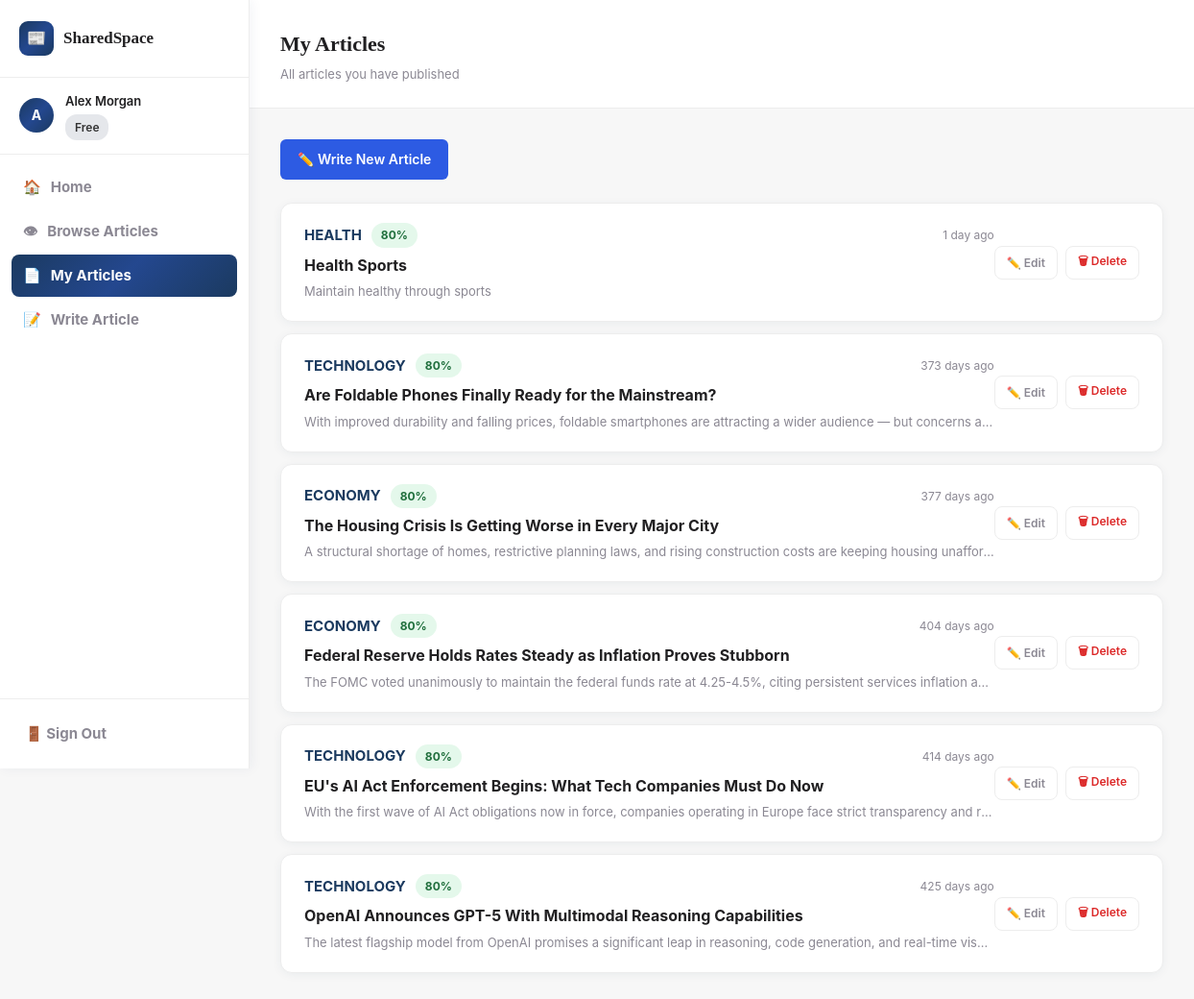
The page /pages/my-articles.php (signed in) on the database its author committed.
### tables this page shows
CREATE TABLE `users` (
  `id` int(11) NOT NULL,
  `email` varchar(255) NOT NULL,
  `password` varchar(255) NOT NULL,
  `full_name` varchar(255) DEFAULT NULL,
  `bio` text DEFAULT NULL,
  `avatar_url` text DEFAULT NULL,
  `role` enum('free','premium','category_admin','system_admin','ai_trainer') NOT NULL DEFAULT 'free',
  `is_premium` tinyint(1) NOT NULL DEFAULT 0,
  `is_suspended` tinyint(1) NOT NULL DEFAULT 0,
  `created_at` datetime NOT NULL DEFAULT current_timestamp(),
  `updated_at` datetime NOT NULL DEFAULT current_timestamp() ON UPDATE current_timestamp(),
  `email_verified` tinyint(1) DEFAULT 0,
  `verification_token` varchar(255) DEFAULT NULL,
  `last_verification_email` datetime DEFAULT NULL
);

CREATE TABLE `articles` (
  `id` int(11) NOT NULL,
  `title` varchar(500) NOT NULL,
  `excerpt` text NOT NULL,
  `content` longtext NOT NULL,
  `author_id` int(11) NOT NULL,
  `category_id` int(11) NOT NULL,
  `trust_score` tinyint(4) NOT NULL DEFAULT 80,
  `has_media` tinyint(1) NOT NULL DEFAULT 0,
  `image_path` varchar(255) DEFAULT NULL,
  `is_premium_only` tinyint(1) NOT NULL DEFAULT 0,
  `published_at` datetime NOT NULL DEFAULT current_timestamp(),
  `created_at` datetime NOT NULL DEFAULT current_timestamp(),
  `updated_at` datetime NOT NULL DEFAULT current_timestamp() ON UPDATE current_timestamp()
);

CREATE TABLE `categories` (
  `id` int(11) NOT NULL,
  `name` varchar(100) NOT NULL,
  `description` text DEFAULT NULL,
  `admin_user_id` int(11) DEFAULT NULL,
  `created_at` datetime NOT NULL DEFAULT current_timestamp()
);

### includes/entities/User.php (called while the page is built, shortened)
<?php
class User {
    public string $fullName;
    public function __construct(array $row) {
        $this->id          = (int)$row['id'];
        $this->fullName    = $row['full_name'] ?? '';
        $this->role        = $row['role']       ?? 'free';
    }
    public function initial(): string {
        return strtoupper(mb_substr($this->fullName, 0, 1)) ?: '?';
    }
}

### includes/db.php (called while the page is built, shortened)
<?php
class DB {
    private static ?PDO $pdo = null;
    public static function get(): PDO {
        if (self::$pdo === null) {
            $dsn = sprintf('mysql:host=%s;port=%s;dbname=%s;charset=utf8mb4',
                DB_HOST, DB_PORT, DB_NAME);
            self::$pdo = new PDO($dsn, DB_USER, DB_PASS, [
                PDO::ATTR_ERRMODE            => PDO::ERRMODE_EXCEPTION,
                PDO::ATTR_DEFAULT_FETCH_MODE => PDO::FETCH_ASSOC,
                PDO::ATTR_EMULATE_PREPARES   => false,
            ]);
        }
        return self::$pdo;
    }
    public static function query(string $sql, array $params = []): array {
        $stmt = self::get()->prepare($sql);
        $stmt->execute($params);
        return $stmt->fetchAll();
    }
    public static function first(string $sql, array $params = []): ?array {
        $rows = self::query($sql, $params);
        return $rows[0] ?? null;
    }
}

### includes/controllers/AuthController.php (called while the page is built, shortened)
<?php
require_once __DIR__ . '/../entities/User.php';
class AuthController {
    public function currentUser(): ?User {
        static $cache = [];
        $id = $_SESSION['user_id'];
        if (!isset($cache[$id])) {
            $row        = DB::first('SELECT * FROM users WHERE id = ?', [$id]);
            $cache[$id] = $row ? new User($row) : null;
        }
        return $cache[$id];
    }
}

### includes/controllers/ArticleController.php (called while the page is built, shortened)
<?php
require_once __DIR__ . '/../entities/Article.php';
class ArticleController {
    public function getByAuthor(int $authorId): array {
        $rows = DB::query(
            'SELECT a.*, u.full_name AS author_name, c.name AS category_name
             FROM articles a
             JOIN users u ON u.id = a.author_id
             JOIN categories c ON c.id = a.category_id
             WHERE a.author_id = ?
             ORDER BY a.published_at DESC',
            [$authorId]
        );
        return array_map(fn($r) => new Article($r), $rows);
    }
 }

### includes/entities/Article.php (called while the page is built, shortened)
<?php
class Article {
    public function __construct(array $row) {
        $this->id            = (int)$row['id'];
        $this->title         = $row['title'];
        $this->excerpt       = $row['excerpt'];
        $this->categoryName  = $row['category_name'] ?? '';
        $this->trustScore    = (int)$row['trust_score'];
        $this->publishedAt   = $row['published_at'] ?? '';
    }
}

### pages/my-articles.php (the view, shortened to what this page needs)
<?php
require_once __DIR__ . '/../includes/layout.php';
require_once __DIR__ . '/../includes/controllers/AuthController.php';
require_once __DIR__ . '/../includes/controllers/ArticleController.php';
$auth        = new AuthController();
$articleCtrl = new ArticleController();
$auth->requireAuth();
$user = $auth->currentUser();
$articles = $articleCtrl->getByAuthor($user->id);
page_head('My Articles');
?>
<div class="dashboard-layout">
<?php sidebar($user); ?>
<main>
<?php dash_header('My Articles', 'All articles you have published'); ?>
<div class="page-content">
    <div class="flex gap-2 mb-6">
        <a href="/pages/write.php" class="btn btn-primary">✏️ Write New Article</a>
    </div>
    <?php if (empty($articles)): ?>
        <div class="card" style="text-align:center;padding:48px 32px">
            <div style="font-size:48px;margin-bottom:16px">📝</div>
            <h3 style="font-size:18px;font-weight:700;margin-bottom:8px">No articles yet</h3>
            <p class="text-muted" style="margin-bottom:24px">You haven't published anything yet. Write your first article!</p>
            <a href="/pages/write.php" class="btn btn-primary">Write Article</a>
        </div>
    <?php else: ?>
        <div style="display:flex;flex-direction:column;gap:12px">
        <?php foreach ($articles as $article): ?>
            <div class="card" style="padding:20px 24px">
                <div class="flex items-center gap-4">
                    <div style="flex:1;min-width:0">
                        <div style="display:flex;align-items:center;gap:10px;margin-bottom:6px">
                            <span class="category-tag"><?= htmlspecialchars($article->categoryName) ?></span>
                            <?= trust_badge($article->trustScore) ?>
                            <span class="text-muted" style="font-size:12px;margin-left:auto"><?= relative_time($article->publishedAt) ?></span>
                        </div>
                        <h3 style="font-size:16px;font-weight:700;margin-bottom:4px;white-space:nowrap;overflow:hidden;text-overflow:ellipsis">
                            <a href="/pages/article.php?id=<?= $article->id ?>" style="color:inherit;text-decoration:none">
                                <?= htmlspecialchars($article->title) ?>
                            </a>
                        </h3>
                        <p class="text-muted" style="font-size:13px;white-space:nowrap;overflow:hidden;text-overflow:ellipsis">
                            <?= htmlspecialchars(mb_substr($article->excerpt, 0, 120)) ?>
                        </p>
                    </div>
                    <div class="flex gap-2" style="flex-shrink:0">
                        <a href="/pages/write.php?id=<?= $article->id ?>"
                           class="btn btn-ghost btn-sm">✏️ Edit</a>
                        <form method="POST" style="margin:0">
                            <button type="submit" class="btn btn-ghost btn-sm"
                                style="color:var(--danger, #e53e3e)"
                                onclick="return confirm('Delete \'<?= htmlspecialchars(addslashes($article->title)) ?>\'? This cannot be undone.')">
                                🗑 Delete
                            </button>
                        </form>
                    </div>
                </div>
            </div>
        <?php endforeach; ?>
        </div>
    <?php endif; ?>
</div>
</main>
</div>
<?php page_foot(); ?>

### includes/layout.php (shortened to what this page needs)
<?php
require_once __DIR__ . '/controllers/AuthController.php';
require_once __DIR__ . '/controllers/ArticleController.php';
function page_head(string $title): void { ?>
<!DOCTYPE html>
<html lang="en">
<head>
    <link rel="stylesheet" href="/public/css/app.css" />
</head>
<body>
<?php }
function page_foot(): void { ?>
</body>
</html>
<?php }
function sidebar(User $user): void {
    $path  = parse_url($_SERVER['REQUEST_URI'], PHP_URL_PATH);
    $links = [
        ['href' => '/dashboard.php',         'icon' => '🏠', 'label' => 'Home'],
        ['href' => '/pages/browse.php',      'icon' => '👁', 'label' => 'Browse Articles'],
        ['href' => '/pages/my-articles.php', 'icon' => '📄', 'label' => 'My Articles'],
        ['href' => '/pages/write.php',       'icon' => '📝', 'label' => 'Write Article'],
    ];
    ?>
<aside class="sidebar">
    <div class="sidebar-logo">
        <a href="/dashboard.php" class="logo-link">
            <div class="logo-icon">📰</div>
            <span class="logo-text">SharedSpace</span>
        </a>
    </div>
    <div class="sidebar-user">
        <div class="user-avatar"><?= htmlspecialchars($user->initial()) ?></div>
        <div class="user-info">
            <p class="user-name"><?= htmlspecialchars($user->fullName) ?></p>
             <?php if ($user->role === 'premium'): ?>
                <span class="role-badge premium">Premium</span>
            <?php else: ?>
            <span class="role-badge free">Free</span>
             <?php endif; ?>
        </div>
    </div>
    <nav class="sidebar-nav">
        <ul>
        <?php foreach ($links as $link): ?>
            <li>
                <a href="<?= $link['href'] ?>"
                   class="nav-link <?= $path === $link['href'] ? 'active' : '' ?>">
                    <span><?= $link['icon'] ?></span>
                    <?= htmlspecialchars($link['label']) ?>
                </a>
            </li>
        <?php endforeach; ?>
        </ul>
    </nav>
    <div class="sidebar-footer">
        <a href="/logout.php" class="nav-link logout">🚪 Sign Out</a>
    </div>
</aside>
<?php }
function dash_header(string $title, string $subtitle = ''): void { ?>
<header class="dash-header">
    <div>
        <h1 class="dash-title"><?= htmlspecialchars($title) ?></h1>
        <?php if ($subtitle): ?>
        <p class="dash-subtitle"><?= htmlspecialchars($subtitle) ?></p>
        <?php endif; ?>
    </div>
</header>
<?php }
    if ($err): ?><div class="alert alert-error"><?= htmlspecialchars($err) ?></div><?php endif;
    if ($ok):  ?><div class="alert alert-success"><?= htmlspecialchars($ok) ?></div><?php endif;
function trust_badge(int $score): string {
    $cls = $score >= 80 ? 'high' : ($score >= 60 ? 'mid' : 'low');
    return "<span class=\"trust-badge trust-{$cls}\">{$score}%</span>";
}
function relative_time(string $dateStr): string {
    $diff  = time() - strtotime($dateStr);
    $hours = (int)($diff / 3600);
    $days = (int)($hours / 24);
    return $days . ' day' . ($days > 1 ? 's' : '') . ' ago';
}
?>

### rows shown on the page
users: full_name "A", full_name "Alex Morgan"
articles: category.name "HEALTH", trust_score "80", published_at "1 day ago", title "Health Sports", excerpt "Maintain healthy through sports"
articles: category.name "TECHNOLOGY", trust_score "80", published_at "373 days ago", title "Are Foldable Phones Finally Ready for the Mainstream?", excerpt "With improved durability and falling prices, foldable smartphones are attracting a wider audience — but concerns a…"
articles: category.name "ECONOMY", trust_score "80", published_at "377 days ago", title "The Housing Crisis Is Getting Worse in Every Major City", excerpt "A structural shortage of homes, restrictive planning laws, and rising construction costs are keeping housing unaffor…"
articles: category.name "ECONOMY", trust_score "80", published_at "404 days ago", title "Federal Reserve Holds Rates Steady as Inflation Proves Stubborn", excerpt "The FOMC voted unanimously to maintain the federal funds rate at 4.25-4.5%, citing persistent services inflation a…"
articles: category.name "TECHNOLOGY", trust_score "80", published_at "414 days ago", title "EU's AI Act Enforcement Begins: What Tech Companies Must Do Now", excerpt "With the first wave of AI Act obligations now in force, companies operating in Europe face strict transparency and r…"
articles: category.name "TECHNOLOGY", trust_score "80", published_at "425 days ago", title "OpenAI Announces GPT-5 With Multimodal Reasoning Capabilities", excerpt "The latest flagship model from OpenAI promises a significant leap in reasoning, code generation, and real-time vis…"

### other values the page prints
$link['icon'] "🏠"
$link['label'] "Home"
$link['icon'] "👁"
$link['label'] "Browse Articles"
$link['icon'] "📄"
$link['label'] "My Articles"
$link['icon'] "📝"
$link['label'] "Write Article"
$title "My Articles"
$subtitle "All articles you have published"
